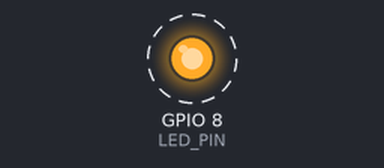
A sketch run on a simulated ESP32-C3. Shown: output pins drawn as LEDs (lit = HIGH). Dashed ring = blinking. WiFi joins after 1.5 s; servers stay silent unless stated; what the sketch prints to the serial monitor is not drawn.

Above: at 5.0 s.
Timing chart, 0 to 9.1 s (numbered marks = the images above):
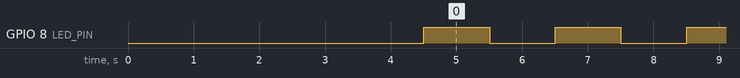

Measured:
- by itself, GPIO 8 (LED_PIN): alternates HIGH for 1.0 s and LOW for 1.0 s

The sketch:

espblink.ino
```cpp
#include <WiFi.h>
#include <WebServer.h>

const char* ssid     = "Servidor2 ";
const char* password = "diskpart";

#define LED_PIN 8  // LED integrado del ESP32-C3 Super Mini

WebServer server(80);

bool ledEstado = false;
unsigned long ultimoBlink = 0;
const int intervaloBlink = 1000;  // 1 segundo

void handleRoot() {
  String html = "<html><body>";
  html += "<h1>ESP32-C3 Super Mini</h1>";
  html += "<p>Estado del LED: <b>" + String(ledEstado ? "ENCENDIDO" : "APAGADO") + "</b></p>";
  html += "<p>Uptime: " + String(millis() / 1000) + " segundos</p>";
  html += "<p>Señal Wi-Fi: " + String(WiFi.RSSI()) + " dBm</p>";
  html += "<meta http-equiv='refresh' content='1'>";  // auto-refresca cada 1 seg
  html += "</body></html>";
  server.send(200, "text/html", html);
}

void setup() {
  Serial.begin(115200);
  pinMode(LED_PIN, OUTPUT);
  delay(2000);

  WiFi.persistent(false);
  WiFi.disconnect(true, true);
  delay(1000);
  WiFi.mode(WIFI_STA);
  WiFi.setTxPower(WIFI_POWER_8_5dBm);
  WiFi.begin(ssid, password);

  Serial.print("Conectando");
  while (WiFi.status() != WL_CONNECTED) {
    delay(500);
    Serial.print(".");
  }

  Serial.printf("\n✅ Conectado. IP: %s\n", WiFi.localIP().toString().c_str());
  Serial.printf("Abrí http://%s en tu navegador\n", WiFi.localIP().toString().c_str());

  server.on("/", handleRoot);
  server.begin();
}

void loop() {
  // Blink
  if (millis() - ultimoBlink >= intervaloBlink) {
    ultimoBlink = millis();
    ledEstado = !ledEstado;
    digitalWrite(LED_PIN, ledEstado);
  }

  // Atender requests web
  server.handleClient();
} 
```
